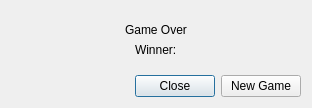
<?xml version="1.0" encoding="UTF-8"?>
<ui version="4.0">
 <class>Dialog</class>
 <widget class="QDialog" name="Dialog">
  <property name="geometry">
   <rect>
    <x>0</x>
    <y>0</y>
    <width>312</width>
    <height>108</height>
   </rect>
  </property>
  <property name="windowTitle">
   <string>Game Over</string>
  </property>
  <layout class="QVBoxLayout" name="verticalLayout">
   <item alignment="Qt::AlignHCenter|Qt::AlignBottom">
    <widget class="QLabel" name="lbl_top">
     <property name="text">
      <string>Game Over</string>
     </property>
    </widget>
   </item>
   <item alignment="Qt::AlignHCenter|Qt::AlignTop">
    <widget class="QLabel" name="lbl_bottom">
     <property name="text">
      <string>Winner:</string>
     </property>
    </widget>
   </item>
   <item>
    <layout class="QHBoxLayout" name="horizontalLayout">
     <item>
      <spacer name="horizontalSpacer">
       <property name="orientation">
        <enum>Qt::Horizontal</enum>
       </property>
       <property name="sizeHint" stdset="0">
        <size>
         <width>40</width>
         <height>20</height>
        </size>
       </property>
      </spacer>
     </item>
     <item>
      <widget class="QPushButton" name="btn_close">
       <property name="text">
        <string>Close</string>
       </property>
      </widget>
     </item>
     <item>
      <widget class="QPushButton" name="btn_new">
       <property name="text">
        <string>New Game</string>
       </property>
      </widget>
     </item>
    </layout>
   </item>
  </layout>
 </widget>
 <resources/>
 <connections/>
</ui>
